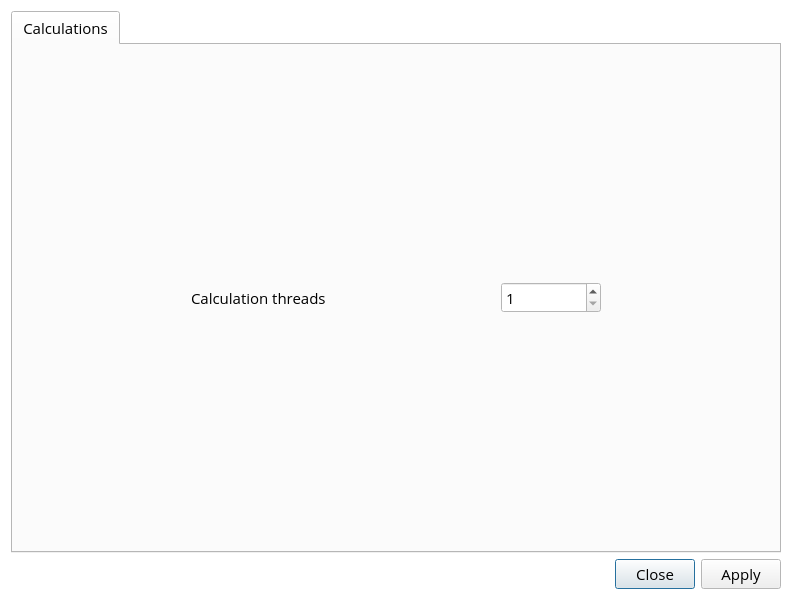
<?xml version="1.0" encoding="UTF-8"?>
<ui version="4.0">
 <class>SettingsWindow</class>
 <widget class="QDialog" name="SettingsWindow">
  <property name="geometry">
   <rect>
    <x>0</x>
    <y>0</y>
    <width>792</width>
    <height>600</height>
   </rect>
  </property>
  <property name="palette">
   <palette>
    <active>
     <colorrole role="Base">
      <brush brushstyle="SolidPattern">
       <color alpha="255">
        <red>255</red>
        <green>255</green>
        <blue>255</blue>
       </color>
      </brush>
     </colorrole>
     <colorrole role="Window">
      <brush brushstyle="SolidPattern">
       <color alpha="255">
        <red>255</red>
        <green>255</green>
        <blue>255</blue>
       </color>
      </brush>
     </colorrole>
    </active>
    <inactive>
     <colorrole role="Base">
      <brush brushstyle="SolidPattern">
       <color alpha="255">
        <red>255</red>
        <green>255</green>
        <blue>255</blue>
       </color>
      </brush>
     </colorrole>
     <colorrole role="Window">
      <brush brushstyle="SolidPattern">
       <color alpha="255">
        <red>255</red>
        <green>255</green>
        <blue>255</blue>
       </color>
      </brush>
     </colorrole>
    </inactive>
    <disabled>
     <colorrole role="Base">
      <brush brushstyle="SolidPattern">
       <color alpha="255">
        <red>255</red>
        <green>255</green>
        <blue>255</blue>
       </color>
      </brush>
     </colorrole>
     <colorrole role="Window">
      <brush brushstyle="SolidPattern">
       <color alpha="255">
        <red>255</red>
        <green>255</green>
        <blue>255</blue>
       </color>
      </brush>
     </colorrole>
    </disabled>
   </palette>
  </property>
  <property name="font">
   <font>
    <family>Open Sans</family>
    <pointsize>11</pointsize>
    <stylestrategy>PreferAntialias</stylestrategy>
   </font>
  </property>
  <property name="windowTitle">
   <string>Settings</string>
  </property>
  <property name="windowIcon">
   <iconset resource="../graphics.qrc">
    <normaloff>:/new/icons/application-icon.ico</normaloff>:/new/icons/application-icon.ico</iconset>
  </property>
  <layout class="QGridLayout" name="gridLayout">
   <item row="1" column="1">
    <widget class="SButton" name="buttonClose">
     <property name="text">
      <string>Close</string>
     </property>
    </widget>
   </item>
   <item row="1" column="0">
    <spacer name="horizontalSpacer">
     <property name="orientation">
      <enum>Qt::Horizontal</enum>
     </property>
     <property name="sizeHint" stdset="0">
      <size>
       <width>609</width>
       <height>20</height>
      </size>
     </property>
    </spacer>
   </item>
   <item row="1" column="2">
    <widget class="SButton" name="buttonApply">
     <property name="text">
      <string>Apply</string>
     </property>
    </widget>
   </item>
   <item row="0" column="0" colspan="3">
    <widget class="QTabWidget" name="settings">
     <property name="tabPosition">
      <enum>QTabWidget::North</enum>
     </property>
     <property name="tabShape">
      <enum>QTabWidget::Rounded</enum>
     </property>
     <widget class="QWidget" name="tabCalculations">
      <attribute name="title">
       <string>Calculations</string>
      </attribute>
      <layout class="QGridLayout" name="gridLayout_2">
       <item row="0" column="0">
        <spacer name="horizontalSpacer_1">
         <property name="orientation">
          <enum>Qt::Horizontal</enum>
         </property>
         <property name="sizeHint" stdset="0">
          <size>
           <width>145</width>
           <height>28</height>
          </size>
         </property>
        </spacer>
       </item>
       <item row="0" column="1">
        <widget class="QLabel" name="labelThreads">
         <property name="font">
          <font>
           <pointsize>11</pointsize>
          </font>
         </property>
         <property name="text">
          <string>Calculation threads</string>
         </property>
        </widget>
       </item>
       <item row="0" column="2">
        <spacer name="horizontalSpacer_2">
         <property name="orientation">
          <enum>Qt::Horizontal</enum>
         </property>
         <property name="sizeHint" stdset="0">
          <size>
           <width>124</width>
           <height>20</height>
          </size>
         </property>
        </spacer>
       </item>
       <item row="0" column="3">
        <widget class="SNumberBox" name="numThreads">
         <property name="minimumSize">
          <size>
           <width>100</width>
           <height>30</height>
          </size>
         </property>
         <property name="font">
          <font>
           <family>Open Sans</family>
           <pointsize>11</pointsize>
          </font>
         </property>
         <property name="minimum">
          <number>1</number>
         </property>
         <property name="maximum">
          <number>64</number>
         </property>
         <property name="value">
          <number>1</number>
         </property>
        </widget>
       </item>
       <item row="0" column="4">
        <spacer name="horizontalSpacer_3">
         <property name="orientation">
          <enum>Qt::Horizontal</enum>
         </property>
         <property name="sizeHint" stdset="0">
          <size>
           <width>145</width>
           <height>28</height>
          </size>
         </property>
        </spacer>
       </item>
      </layout>
     </widget>
    </widget>
   </item>
  </layout>
 </widget>
 <customwidgets>
  <customwidget>
   <class>SButton</class>
   <extends>QPushButton</extends>
   <header>suil_button.h</header>
  </customwidget>
  <customwidget>
   <class>SNumberBox</class>
   <extends>QSpinBox</extends>
   <header>suil_number_box.h</header>
  </customwidget>
 </customwidgets>
 <resources>
  <include location="../graphics.qrc"/>
 </resources>
 <connections/>
</ui>
